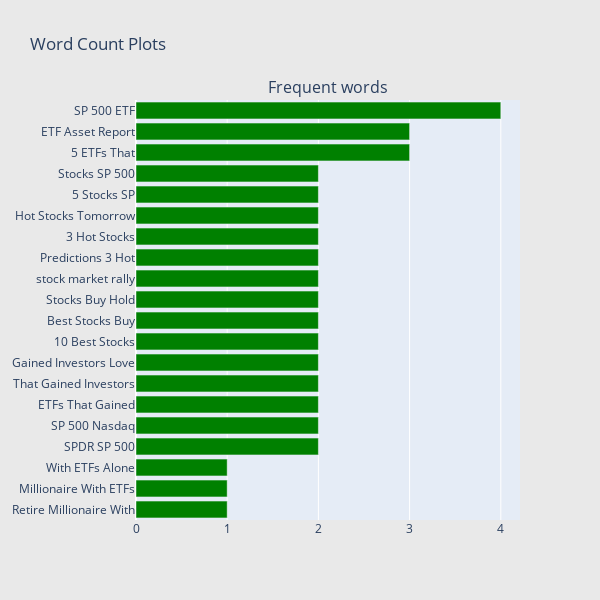

Write notebook code for a chart like this one.
### Markdown cell above
# Headline Trigram

### Code cell
## Get the bar chart from 5 rated reviews ##
freq_dict = defaultdict(int)
for sent in news_df["headline"]:
    for word in generate_ngrams(sent,3):
        freq_dict[word] += 1
fd_sorted = pd.DataFrame(sorted(freq_dict.items(), key=lambda x: x[1])[::-1])
fd_sorted.columns = ["word", "wordcount"]
trace0 = horizontal_bar_chart(fd_sorted.head(20), 'green')

# Creating two subplots
fig = tools.make_subplots(rows=1, cols=1, vertical_spacing=0.04,
                          subplot_titles=["Frequent words"])
fig.append_trace(trace0, 1, 1)
#fig.append_trace(trace1, 1, 2)
fig['layout'].update(height=600, width=600, paper_bgcolor='rgb(233,233,233)', title="Word Count Plots")
py.iplot(fig, filename='word-plots');

### Figure 1 — Plotly figure (JSON) as saved in the notebook; plotly's stock layout.template omitted (floating-point values rounded to 4 significant figures)
{"data": [{"marker": {"color": "green"}, "orientation": "h", "showlegend": false, "type": "bar", "x": [1, 1, 1, 2, 2, 2, 2, 2, 2, 2, 2, 2, 2, 2, 2, 2, 2, 3, 3, 4], "xaxis": "x", "y": ["Retire Millionaire With", "Millionaire With ETFs", "With ETFs Alone", "SPDR SP 500", "SP 500 Nasdaq", "ETFs That Gained", "That Gained Investors", "Gained Investors Love", "10 Best Stocks", "Best Stocks Buy", "Stocks Buy Hold", "stock market rally", "Predictions 3 Hot", "3 Hot Stocks", "Hot Stocks Tomorrow", "5 Stocks SP", "Stocks SP 500", "5 ETFs That", "ETF Asset Report", "SP 500 ETF"], "yaxis": "y"}], "layout": {"annotations": [{"font": {"size": 16}, "showarrow": false, "text": "Frequent words", "x": 0.5, "xanchor": "center", "xref": "paper", "y": 1, "yanchor": "bottom", "yref": "paper"}], "height": 600, "paper_bgcolor": "rgb(233,233,233)", "title": {"text": "Word Count Plots"}, "width": 600, "xaxis": {"anchor": "y", "domain": [0, 1]}, "yaxis": {"anchor": "x", "domain": [0, 1]}}}
